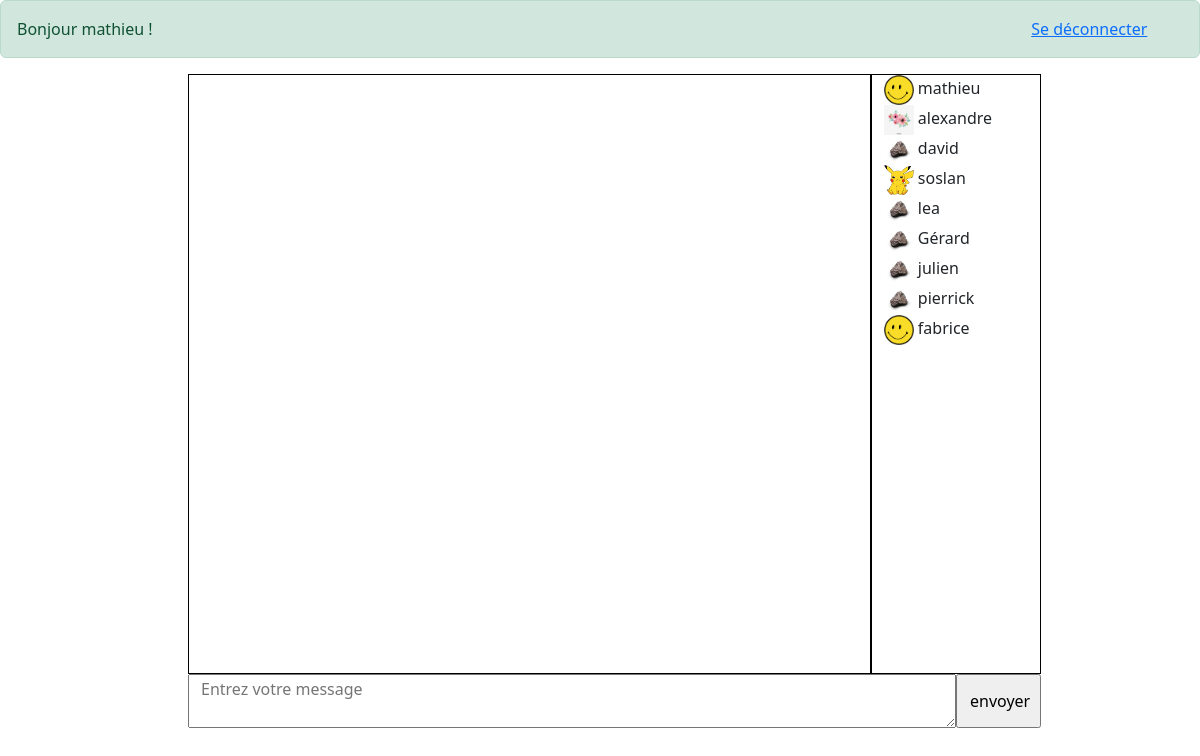
Page / (signed in) on the earlier database version.
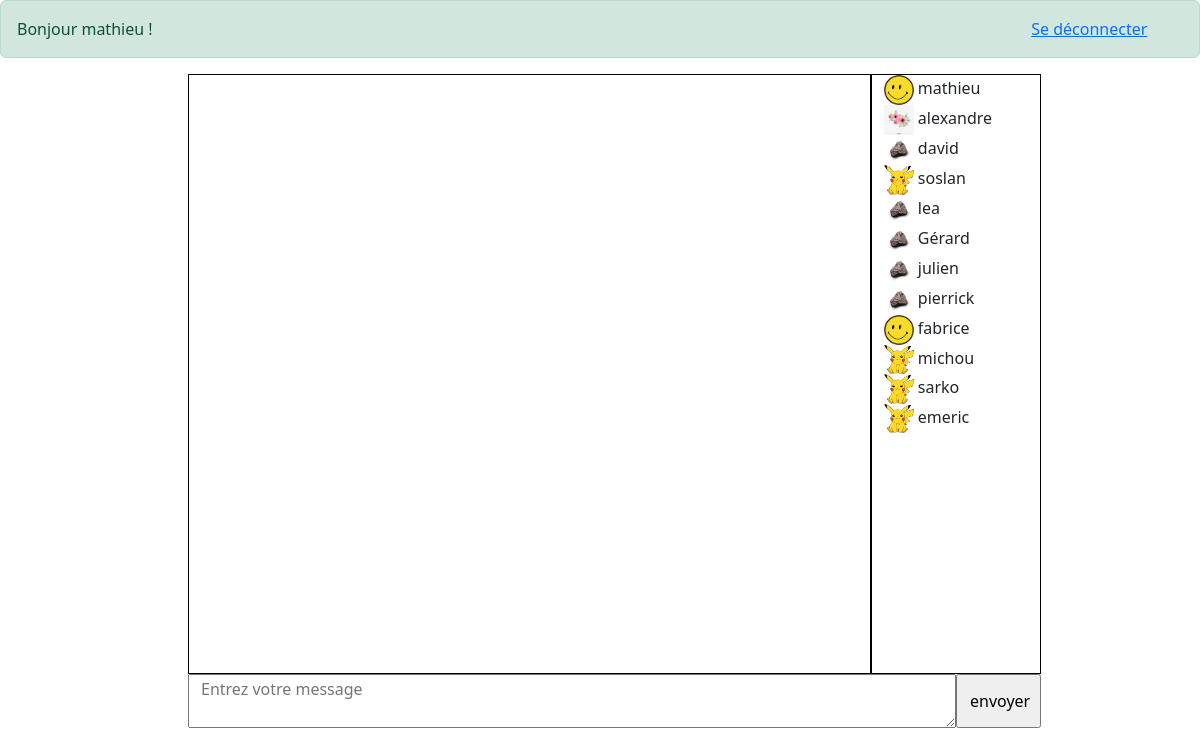
Same page on the later database version.
### tables this page shows
CREATE TABLE `users` (
  `id` int(11) NOT NULL,
  `pseudo` varchar(25) NOT NULL,
  `ip` tinytext NOT NULL,
  `photo` tinytext NOT NULL,
  `couleur` tinytext NOT NULL,
  `password` tinytext NOT NULL
);

### liste-users.php (the view)
<?php
    try
    {
        $baseMessages = new PDO('mysql:host=127.0.0.1;dbname=minichat;charset=utf8', 'root');
    }
    catch(Exception $e)
    {
        die('Erreur : ' .$e->getMessage());
    }
    $query = 'SELECT * FROM users';
    $userStatement = $baseMessages -> prepare($query);
    $userStatement -> execute();
    $users = $userStatement -> fetchAll((PDO::FETCH_ASSOC));
    foreach($users as $user) {
        echo ('<img src="' . $user['photo'] . '" width= 30px /> ');
        echo($user['pseudo']);
        echo('<br />');
    }
?>

### index.php (shortened to what this page needs)
<!DOCTYPE html>
<html lang="en">
<head>
    <link rel="stylesheet" href="https://cdn.jsdelivr.net/npm/bootstrap@5.2.3/dist/css/bootstrap.min.css">
    <link rel="stylesheet" href="style.css">
</head>
<body>
<?php include_once('login.php');
?>
    <?php
    if (isset($loggedUser)) {
    ?>
    <div id="container" class="offset-2">
        <div class="row d-flex ">
            <div id="messages" class="col-8 d-flex flex-column-reverse">
            </div>
            <div id="users" class="col-2">
            <?php
            include("liste-users.php");
            ?>
            </div>
        </div>
        <form action="post-message.php" method="POST">
            <div class="row d-flex ">
                <textarea id="message" name="message" type="text" class="col-9" placeholder="Entrez votre message" ></textarea>
                <input type="submit" id="submit" value="envoyer" class="col-1">
            </div>
        </form>
    </div>
<?php
};
?>
</body>
</html>

### login.php (shortened to what this page needs)
<?php
try
{
    $baseMessages = new PDO('mysql:host=127.0.0.1;dbname=minichat;charset=utf8', 'root');
}
catch(Exception $e)
{
    die('Erreur : ' .$e->getMessage());
}
$query = 'SELECT * FROM users';
$userStatement = $baseMessages -> prepare($query);
$userStatement -> execute();
$users = $userStatement -> fetchAll((PDO::FETCH_ASSOC));
?>
<?php
if (isset($_SESSION['LOGGED_USER'])) {
    $loggedUser = [
        'pseudo' => $_SESSION['LOGGED_USER'],
    ];
}
?>
<?php if(!isset($loggedUser)): ?>
    <form action="index.php" method="post" class="d-flex flex-column align-items-center mt-3">
        <h2>Connectez-vous</h2>
        <?php if(isset($errorMessage)) : ?>
            <div class="alert alert-danger" role="alert">
                <?php echo($errorMessage); ?>
            </div>
        <?php endif; ?>
        <div class="mb-3">
            <label for="pseudo" class="form-label">Pseudo</label>
            <input type="text" name="pseudo" id="pseudo">
        </div>
        <div class="mb-3">
            <label for="password" >Mot de passe</label>
            <input type="password" id="password" name="password">
        </div>
        <button type="submit" class="btn btn-primary">Envoyer</button>
        <h2 class="mt-5"> Pas encore de compte ? </h2>
    <a href="create-user.php">Créer un compte</a>
    </form>
<?php else: ?>
    <div class="alert alert-success" role="alert">
        Bonjour <?php echo($loggedUser['pseudo']); ?> !
        <a href="log-out.php" class="offset-9">Se déconnecter</a>
    </div>
<?php endif; ?>

### style.css (style rules this page uses)
#messages { height: 600px; border: 1px solid black; box-sizing: border-box; overflow: scroll; }
#users { border: 1px solid black; overflow: scroll; }

Differences in the rows shown:
added users: photo (picture), pseudo "michou"
added users: photo (picture), pseudo "sarko"
added users: photo (picture), pseudo "emeric"
